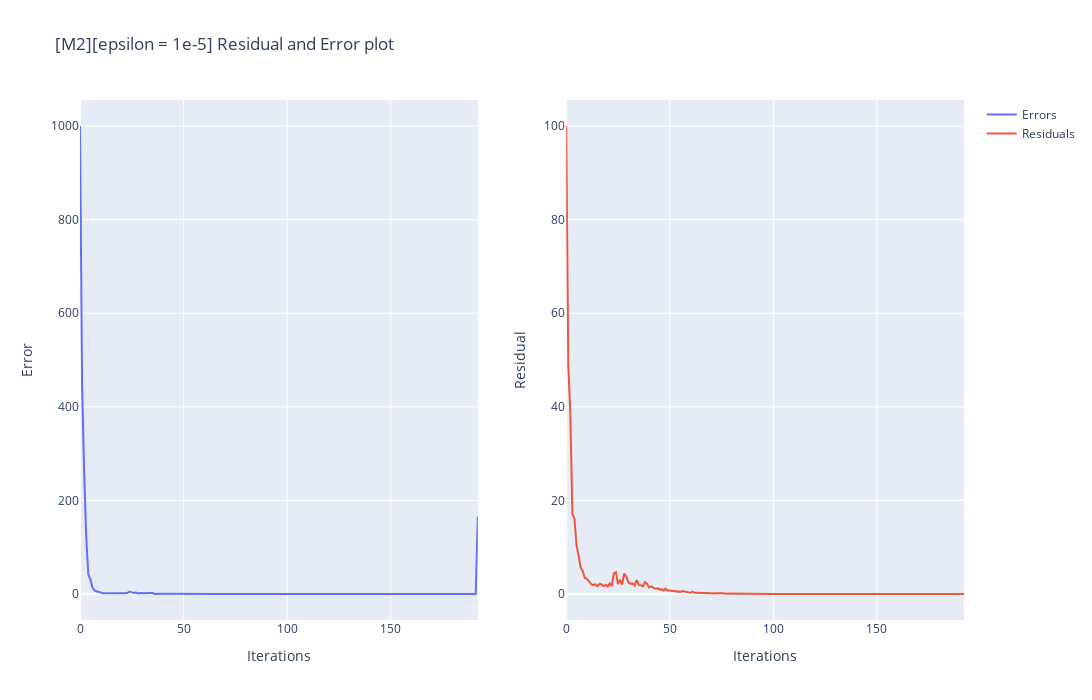

Notebook code for this chart:
### Code cell
fig = make_subplots(rows=1, cols=2, shared_xaxes=False)
fig.add_trace( go.Scatter(x=list(range(0,len(errors_m2))), y=errors_m2,name="Errors"),
    row=1, col=1)
fig.add_trace(
    go.Scatter(x=list(range(0,len(residual_m2))), y=residual_m2,name="Residuals"), row=1, col=2
)
fig.update_xaxes(title_text="Iterations", row=1, col=1)
fig.update_yaxes(title_text="Error", row=1, col=1)
fig.update_xaxes(title_text="Iterations", row=1, col=2)
fig.update_yaxes(title_text="Residual", row=1, col=2)
fig.update_layout(height=700, width=1800,title_text="[M2][epsilon = 1e-5] Residual and Error plot").show()

### Figure 1 — Plotly figure (JSON) as saved in the notebook; plotly's stock layout.template omitted (floating-point values rounded to 4 significant figures; data arrays with more than 128 entries replaced by an {"elided": "..."} marker saying what was removed)
{"data": [{"name": "Errors", "type": "scatter", "x": {"elided": "193 int values"}, "xaxis": "x", "y": {"elided": "193 float values"}, "yaxis": "y"}, {"name": "Residuals", "type": "scatter", "x": {"elided": "193 int values"}, "xaxis": "x2", "y": {"elided": "193 float values"}, "yaxis": "y2"}], "layout": {"height": 700, "title": {"text": "[M2][epsilon = 1e-5] Residual and Error plot"}, "width": 1800, "xaxis": {"anchor": "y", "domain": [0, 0.45], "title": {"text": "Iterations"}}, "xaxis2": {"anchor": "y2", "domain": [0.55, 1], "title": {"text": "Iterations"}}, "yaxis": {"anchor": "x", "domain": [0, 1], "title": {"text": "Error"}}, "yaxis2": {"anchor": "x2", "domain": [0, 1], "title": {"text": "Residual"}}}}
